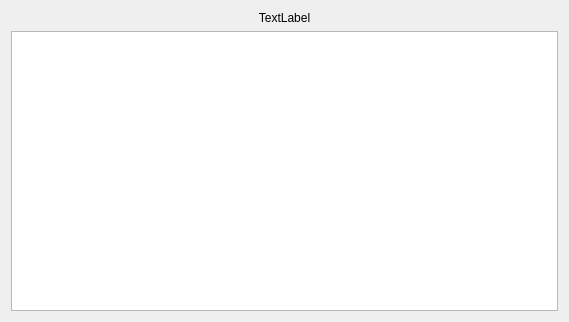
<?xml version="1.0" encoding="UTF-8"?>
<ui version="4.0">
 <class>ImageControllerEditor</class>
 <widget class="QDialog" name="ImageControllerEditor">
  <property name="geometry">
   <rect>
    <x>0</x>
    <y>0</y>
    <width>569</width>
    <height>322</height>
   </rect>
  </property>
  <property name="windowTitle">
   <string>Dialog</string>
  </property>
  <layout class="QVBoxLayout" name="verticalLayout">
   <item>
    <widget class="QLabel" name="label">
     <property name="text">
      <string>TextLabel</string>
     </property>
     <property name="alignment">
      <set>Qt::AlignCenter</set>
     </property>
    </widget>
   </item>
   <item>
    <widget class="QListView" name="listView"/>
   </item>
  </layout>
 </widget>
 <resources/>
 <connections/>
</ui>
